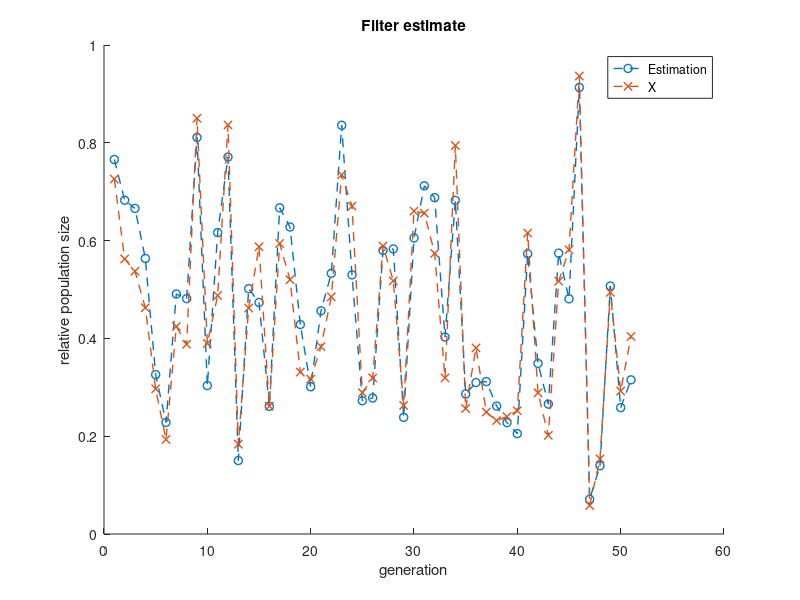
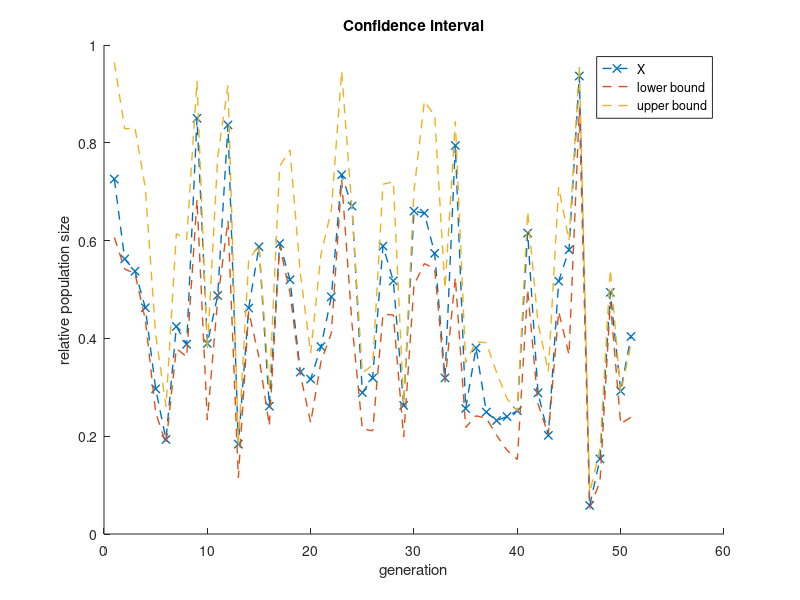

Here is the MATLAB script that generated these plots, in order:
%10
load('population_2023.mat')
N = 1000;
n = 50; %number of observation
tau = zeros(1,n+1); %filter expectation
w = zeros(N,1); %weights 
p = @(x,y) unifpdf(y, 0.7*x, 1.2*x); %observation density, for weights
part = unifrnd(0.6, 0.99, [N 1]); %initialization
w = p(part,Y(1)); %weighting
tau(1) = sum(part.*w)/sum(w); %estimation

%confidence interval
[x_sort,index]=sort(part); % sort data
cum_weight=cumsum(w(index))/sum(w); %cumulative normalized sum of the weights
%for sorted data
indexLower=find(cum_weight>=0.025,1); % index for lower 2.5% quantile
indexUpper=find(cum_weight>=0.975,1); % index upper 2.5% quantile
tauLower(1)=x_sort(indexLower); % lower 2.5% quantile
tauUpper(1)=x_sort(indexUpper); % upper 2.5% quantile
%% 

ind = randsample(N,N,true,w); %selection
part = part(ind);
B = unifrnd(0.9, 3.9, [N,n+1]);  %stochastic repoduction rate
for k = 1:n % main loop
    part = B(:,k+1).* part.*(1-part); %mutation
    w = p(part,Y(k + 1)); %weighting
    tau(k + 1) = sum(part.*w)/sum(w); %estimation

    ind = randsample(N,N,true,w); %selection
    part = part(ind);
    
    %confidence interval
    [x_sort,index]=sort(part); % sort data
    cum_weight=cumsum(w(index))/sum(w); %cumulative normalized sum of the weights
    %for sorted data
    Ilower=find(cum_weight>=0.025,1); % index for lower 2.5% quantile
    Iupper=find(cum_weight>=0.975,1); % index upper 2.5% quantile
    tauLower(k+1)=x_sort(indexLower); % lower 2.5% quantile
    tauUpper(k+1)=x_sort(indexUpper); % upper 2.5% quantile
end
%% 

figure()
hold on
plot(1:n+1, tau, '--o','LineWidth', 1);
plot(1:n+1, X, '--x', 'LineWidth', 1);
hold off
xlabel('generation')
ylabel('relative population size')
legend('Estimation','X')
title('Filter estimate')

figure()
hold on
plot(1:n+1, X, '--x','LineWidth', 1);
plot(1:n+1, tauLower, '--','LineWidth', 1);
plot(1:n+1, tauUpper, '--','LineWidth', 1);
hold off
xlabel('generation')
ylabel('relative population size')
legend('X','lower bound','upper bound')
title('Confidence interval')